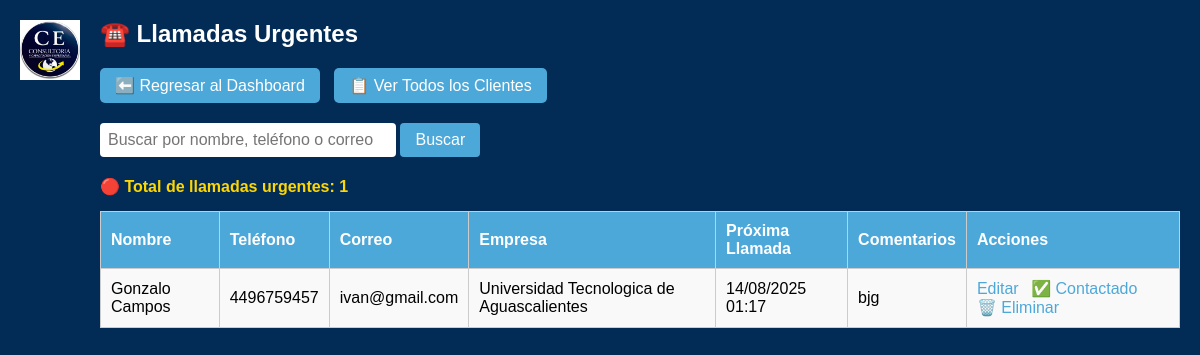
The app's page /llamadas_urgentes.php (signed in), older data.
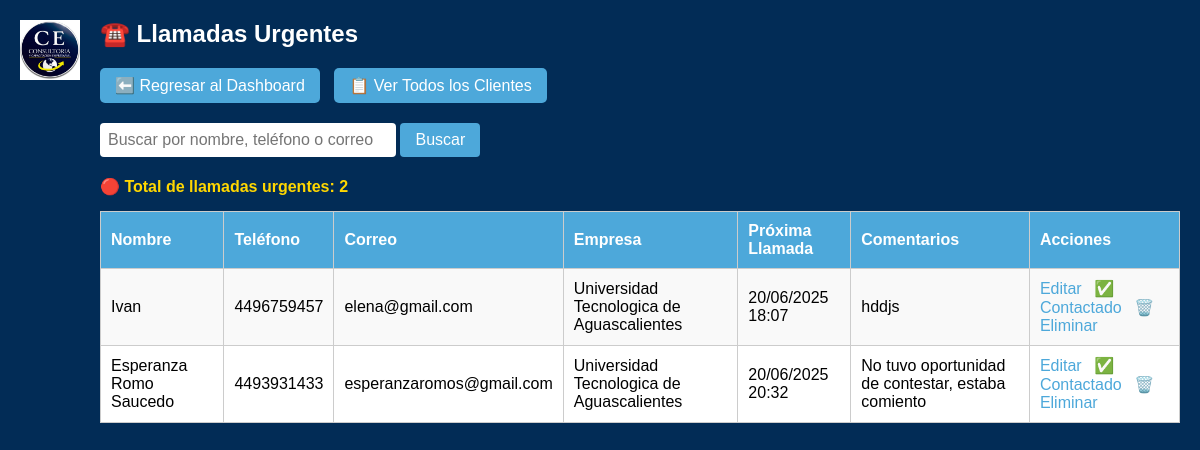
The same page, newer data.
### tables this page shows
CREATE TABLE `clientes` (
  `id` int(11) NOT NULL AUTO_INCREMENT,
  `genero` char(1) DEFAULT 'N',
  `nombre` varchar(100) NOT NULL,
  `telefono` varchar(20) DEFAULT NULL,
  `correo` varchar(100) DEFAULT NULL,
  `direccion` text DEFAULT NULL,
  `fecha_registro` datetime DEFAULT current_timestamp(),
  `empresa` varchar(255) DEFAULT NULL,
  `puesto` varchar(100) DEFAULT NULL,
  `area` varchar(100) DEFAULT NULL,
  `estatus_color` varchar(7) DEFAULT '#808080',
  `comentarios` text DEFAULT NULL,
  `proxima_llamada` datetime DEFAULT NULL,
  PRIMARY KEY (`id`)
);

### llamadas_urgentes.php (the view, shortened to what this page needs)
<?php
include("config/db.php");
$rol = $_SESSION["rol"];
$buscar = isset($_GET['buscar']) ? $conn->real_escape_string($_GET['buscar']) : '';
$sql = "SELECT * FROM clientes WHERE estatus_color = '#FF0000'";
$sql .= " ORDER BY proxima_llamada ASC";
$resultado = $conn->query($sql);
$totalUrgentes = $resultado->num_rows;
?>
<!DOCTYPE html>
<html lang="es">
<head>
</head>
<body>
<img src="img/consultoria.png.jpg" alt="Logo" class="logo">
<h2>☎️ Llamadas Urgentes</h2>
<a class="boton" href="dashboard.php">⬅️ Regresar al Dashboard</a>
<a class="boton" href="clientes.php">📋 Ver Todos los Clientes</a>
<form method="get" action="llamadas_urgentes.php" class="buscar-form">
    <input type="text" name="buscar" placeholder="Buscar por nombre, teléfono o correo" value="<?= htmlspecialchars($buscar) ?>">
    <button type="submit" class="buscar-btn">Buscar</button>
</form>
<div class="contador">🔴 Total de llamadas urgentes: <?= $totalUrgentes ?></div>
<table>
    <tr>
        <th>Nombre</th>
        <th>Teléfono</th>
        <th>Correo</th>
        <th>Empresa</th>
        <th>Próxima Llamada</th>
        <th>Comentarios</th>
        <th>Acciones</th>
    </tr>
    <?php while ($cliente = $resultado->fetch_assoc()): ?>
        <tr>
            <td><?= htmlspecialchars($cliente['nombre']) ?></td>
            <td><?= htmlspecialchars($cliente['telefono']) ?></td>
            <td><?= htmlspecialchars($cliente['correo']) ?></td>
            <td><?= htmlspecialchars($cliente['empresa']) ?></td>
            <td><?= $cliente['proxima_llamada'] ? date("d/m/Y H:i", strtotime($cliente['proxima_llamada'])) : '—' ?></td>
            <td><?= nl2br(htmlspecialchars($cliente['comentarios'])) ?></td>
           <td class="acciones">
              <a href="form_cliente.php?id=<?= $cliente['id'] ?>">Editar</a>
             <a href="?contactado=<?= $cliente['id'] ?>" onclick="return confirm('¿Marcar como contactado?')">✅ Contactado</a>
             <?php if ($rol === "admin"): ?>
                 <a href="eliminar_cliente.php?id=<?= $cliente['id'] ?>" onclick="return confirm('¿Eliminar este cliente urgente?')">🗑️ Eliminar</a>
          <?php endif; ?>
          </td>
        </tr>
    <?php endwhile; ?>
</table>
</body>
</html>

Row changes from the older to the newer data that the page shows:
removed clientes: nombre "Gonzalo Campos", telefono "4496759457", correo "ivan@gmail.com", empresa "Universidad Tecnologica de Aguascalientes", proxima_llamada "14/08/2025 01:17", comentarios "bjg"
added clientes: nombre "Ivan", telefono "4496759457", correo "elena@gmail.com", empresa "Universidad Tecnologica de Aguascalientes", proxima_llamada "20/06/2025 18:07", comentarios "hddjs"
added clientes: nombre "Esperanza Romo Saucedo", telefono "4493931433", correo "esperanzaromos@gmail.com", empresa "Universidad Tecnologica de Aguascalientes", proxima_llamada "20/06/2025 20:32", comentarios "No tuvo oportunidad de contestar, estaba comiento"
Text that changed along with them:
$totalUrgentes: "1" → "2"
